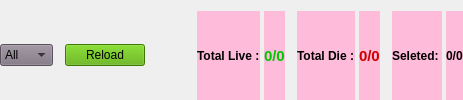
               <widget class="QWidget" name="bg_options_2" native="true">
                <property name="styleSheet">
                 <string notr="true"/>
                </property>
                <layout class="QGridLayout" name="gridLayout_11">
                 <property name="leftMargin">
                  <number>0</number>
                 </property>
                 <property name="rightMargin">
                  <number>0</number>
                 </property>
                 <property name="bottomMargin">
                  <number>0</number>
                 </property>
                 <property name="horizontalSpacing">
                  <number>0</number>
                 </property>
                 <item row="0" column="0">
                  <layout class="QHBoxLayout" name="horizontalLayout_19">
                   <property name="spacing">
                    <number>12</number>
                   </property>
                   <item>
                    <widget class="QComboBox" name="category_reg_accounts">
                     <property name="cursor">
                      <cursorShape>PointingHandCursor</cursorShape>
                     </property>
                     <property name="styleSheet">
                      <string notr="true">background-color: rgb(125, 115, 127);</string>
                     </property>
                     <item>
                      <property name="text">
                       <string>All</string>
                      </property>
                     </item>
                     <item>
                      <property name="text">
                       <string>Live</string>
                      </property>
                     </item>
                     <item>
                      <property name="text">
                       <string>Die</string>
                      </property>
                     </item>
                    </widget>
                   </item>
                   <item>
                    <widget class="QPushButton" name="reload_reg_accounts">
                     <property name="cursor">
                      <cursorShape>PointingHandCursor</cursorShape>
                     </property>
                     <property name="styleSheet">
                      <string notr="true">background-color: rgb(85, 170, 0);</string>
                     </property>
                     <property name="text">
                      <string>Reload</string>
                     </property>
                     <property name="icon">
                      <iconset resource="../ui/resources.qrc">
                       <normaloff>:/icons/images/icons8-reload-64.png</normaloff>:/icons/images/icons8-reload-64.png</iconset>
                     </property>
                     <property name="iconSize">
                      <size>
                       <width>20</width>
                       <height>20</height>
                      </size>
                     </property>
                    </widget>
                   </item>
                   <item>
                    <spacer name="horizontalSpacer_7">
                     <property name="orientation">
                      <enum>Qt::Horizontal</enum>
                     </property>
                     <property name="sizeHint" stdset="0">
                      <size>
                       <width>40</width>
                       <height>20</height>
                      </size>
                     </property>
                    </spacer>
                   </item>
                   <item>
                    <layout class="QHBoxLayout" name="horizontalLayout_42">
                     <property name="spacing">
                      <number>4</number>
                     </property>
                     <item>
                      <widget class="QLabel" name="seleted_accounts_9">
                       <property name="font">
                        <font>
                         <bold>true</bold>
                        </font>
                       </property>
                       <property name="styleSheet">
                        <string notr="true">background-color: rgb(255, 188, 218);</string>
                       </property>
                       <property name="text">
                        <string>Total Live :</string>
                       </property>
                      </widget>
                     </item>
                     <item>
                      <widget class="QLabel" name="seleted_accounts_10">
                       <property name="font">
                        <font>
                         <pointsize>11</pointsize>
                         <bold>true</bold>
                        </font>
                       </property>
                       <property name="styleSheet">
                        <string notr="true">background-color: rgb(255, 188, 218);
color: rgb(0, 198, 0);</string>
                       </property>
                       <property name="text">
                        <string>0/0</string>
                       </property>
                      </widget>
                     </item>
                    </layout>
                   </item>
                   <item>
                    <layout class="QHBoxLayout" name="horizontalLayout_41">
                     <property name="spacing">
                      <number>4</number>
                     </property>
                     <item>
                      <widget class="QLabel" name="seleted_accounts_7">
                       <property name="font">
                        <font>
                         <bold>true</bold>
                        </font>
                       </property>
                       <property name="styleSheet">
                        <string notr="true">background-color: rgb(255, 188, 218);</string>
                       </property>
                       <property name="text">
                        <string>Total Die :</string>
                       </property>
                      </widget>
                     </item>
                     <item>
                      <widget class="QLabel" name="seleted_accounts_8">
                       <property name="font">
                        <font>
                         <pointsize>11</pointsize>
                         <bold>true</bold>
                        </font>
                       </property>
                       <property name="styleSheet">
                        <string notr="true">background-color: rgb(255, 188, 218);
color: rgb(208, 0, 0);</string>
                       </property>
                       <property name="text">
                        <string>0/0</string>
                       </property>
                      </widget>
                     </item>
                    </layout>
                   </item>
                   <item>
                    <layout class="QHBoxLayout" name="horizontalLayout_20">
                     <property name="spacing">
                      <number>4</number>
                     </property>
                     <item>
                      <widget class="QLabel" name="seleted_accounts_3">
                       <property name="font">
                        <font>
                         <bold>true</bold>
                        </font>
                       </property>
                       <property name="styleSheet">
                        <string notr="true">background-color: rgb(255, 188, 218);</string>
                       </property>
                       <property name="text">
                        <string>Seleted: </string>
                       </property>
                      </widget>
                     </item>
                     <item>
                      <widget class="QLabel" name="seleted_accounts_4">
                       <property name="font">
                        <font>
                         <bold>true</bold>
                        </font>
                       </property>
                       <property name="styleSheet">
                        <string notr="true">background-color: rgb(255, 188, 218);</string>
                       </property>
                       <property name="text">
                        <string>0/0</string>
                       </property>
                      </widget>
                     </item>
                    </layout>
                   </item>
                  </layout>
                 </item>
                </layout>
               </widget>
